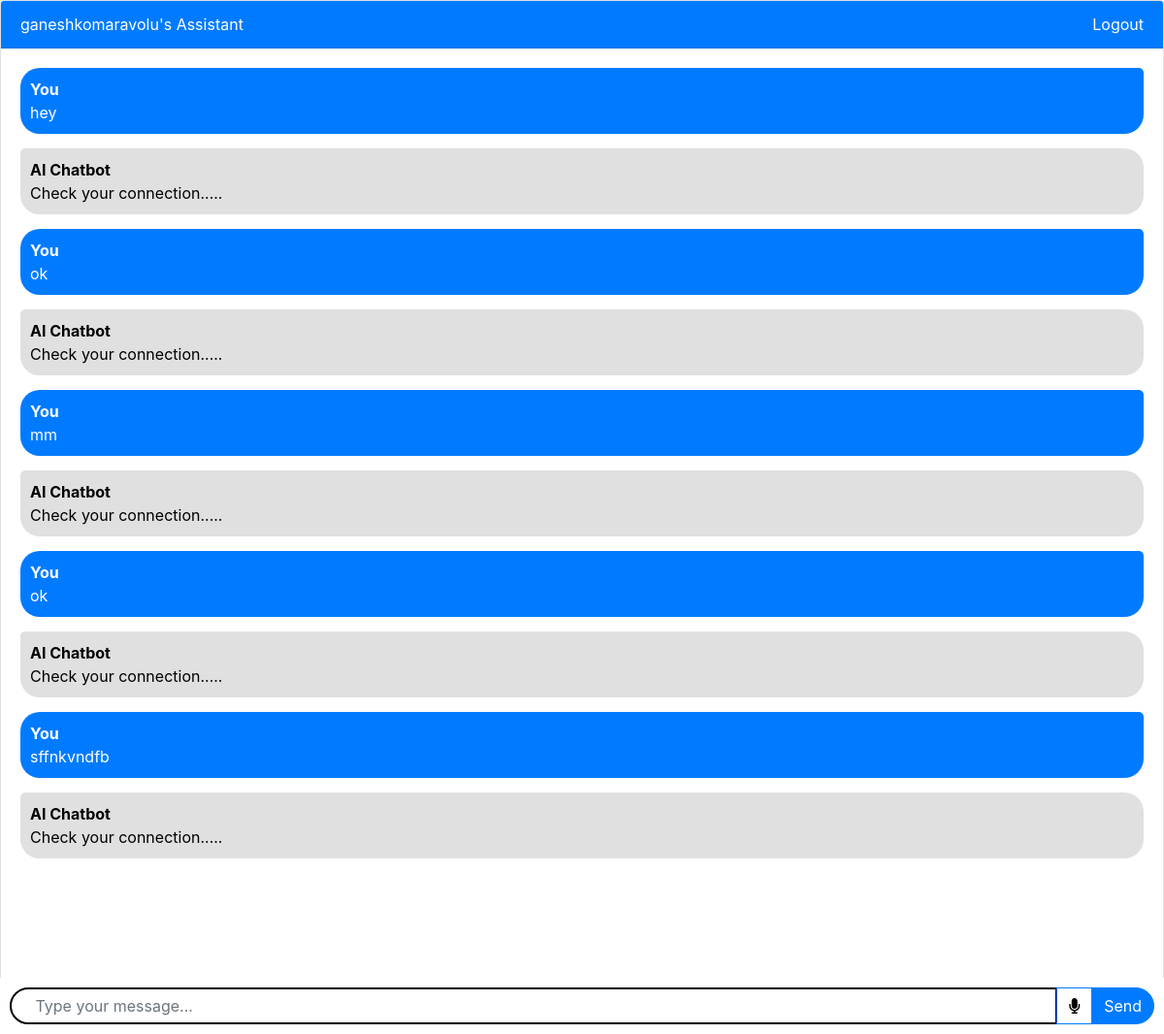
The page /chatbot (signed in) on the database its author committed.
### chatapp/models.py (models this page shows, shortened)
class Chat(models.Model):
    user = models.ForeignKey(User, on_delete=models.CASCADE)
    message = models.TextField()
    response = models.TextField()
    created_at = models.DateTimeField(auto_now_add=True)

### chatapp/views.py (the view, shortened to what this page needs)
# urls.py: path('chatbot', views.chatbot, name='chatbot'),
@login_required
def chatbot(request):
    if not request.user.is_authenticated:
        return redirect('login')
    chats = Chat.objects.filter(user=request.user)
    return render(request, 'chatbot.html', {'chats': chats})

### templates/chatbot.html (shortened to what this page needs)
{% extends 'base.html' %}
{% block content %}
<div class="chat-container">
  <div class="card flex-grow-1">
    {% if user.is_authenticated %}
    <div class="card-header bg-primary text-white"style="display: flex; align-items: center;">
      {{user.username}}'s Assistant
      <a style="color: white; margin-left: auto;" href="logout">Logout</a>
    </div>
    {% else %}
    <div class="card-header bg-primary text-white">
      <p>Please log in to access the chatbot.</p>
      <a style="color: white" href="login">Login</a>
      <a style="color: white;" href="register">Register</a></div>
    {% endif %}
    <div class="card-body messages-box">
      <ul class="list-unstyled messages-list">
        {% for chat in chats %}
          {% if chat.user == request.user %}
            <li class="message sent">
              <div class="message-text">
                <div class="message-sender">
                  <b>You</b>
                </div>
                <div class="message-content">
                  {{chat.message}}
                </div>
              </div>
            </li>
            <li class="message received">
              <div class="message-text">
                <div class="message-sender">
                  <b>AI Chatbot</b>
                </div>
                <div class="message-content">
                  {{chat.response}}
                </div>
              </div>
            </li>
          {% endif %}
        {% endfor %}
      </ul>
    </div>
    <br><br>
    <br><br>
    <br><br>
  </div>
  <form class="message-form">
    <div class="input-group">
      <input type="text" class="form-control message-input" placeholder=" Type your message...">
      <div class="input-group-append">
        <button type="button" class="btn btn-primary btn-mic" style="background-color: white; color: black;"><i class="fas fa-microphone"></i></button>
        <button type="submit" class="btn btn-primary btn-send">Send</button>
      </div>
    </div>
  </form>
</div>
{% endblock %}

### templates/base.html (shortened to what this page needs)
<!DOCTYPE html>
<html lang="en">
  <head>
    <link href="https://cdnjs.cloudflare.com/ajax/libs/font-awesome/5.15.4/css/all.min.css" rel="stylesheet">
    <link rel="stylesheet" href="https://stackpath.bootstrapcdn.com/bootstrap/4.3.1/css/bootstrap.min.css">
  </head>
  <body>
    {% block content %}{% endblock %}
  </body>
</html>

### templates/chatbot.html (style rules this page uses)
body, html { height: 100%; }
.messages-box { flex: 1; overflow-y: auto; }
.messages-list { padding-left: 0; }
.message { margin-bottom: 15px; list-style: none; }
.message-text { padding: 10px; border-radius: 20px; }
.sent .message-text { background-color: #007bff; color: #fff; border-top-right-radius: 5px; }
.received .message-text { background-color: #e0e0e0; color: #000; border-top-left-radius: 5px; }
.message-form { display: flex; position: fixed; bottom: 0; left: 0; right: 0; padding: 10px; background-color: #ffffff; }
.message-input { flex: 1; border-radius: 20px; border: 2px solid black; padding: 10px; transition: border-color 0.3s ease; }
.message-input::placeholder { padding-left: 10px; }
.btn-send { border-radius: 20px; margin-left: 5px; }
.chat-container { height: 100%; display: flex; flex-direction: column; }

### rows shown on the page
Chat: message "hey", response "Check your connection....."
Chat: message "ok", response "Check your connection....."
Chat: message "mm", response "Check your connection....."
Chat: message "ok", response "Check your connection....."
Chat: message "sffnkvndfb", response "Check your connection....."

### other values the page prints
{{ user.username }} "ganeshkomaravolu"
